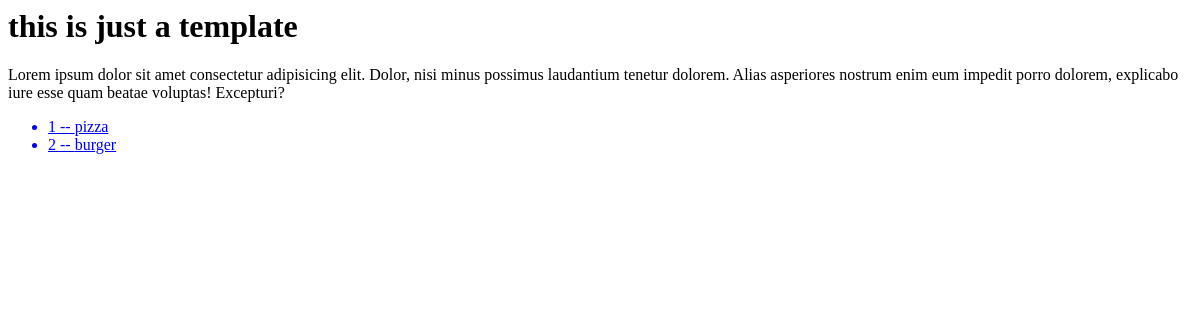
Page /food/ on the earlier database version.
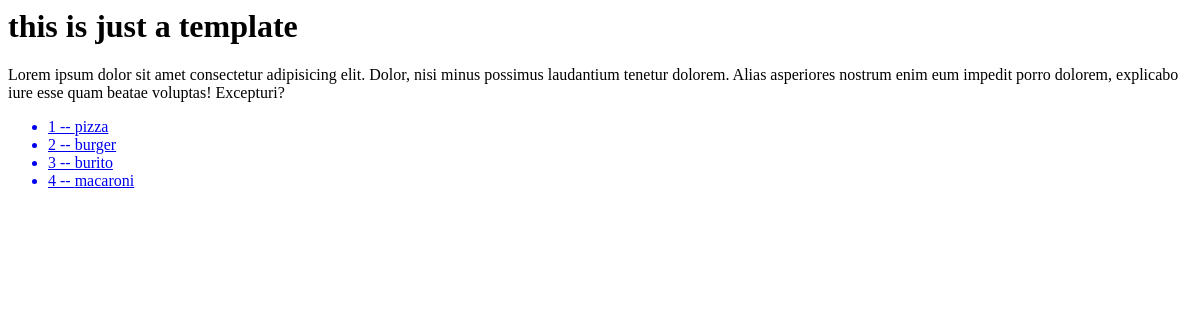
Same page on the later database version.
### food/models.py (models this page shows, shortened)
class Item(models.Model):
    item_name = models.CharField(max_length=200)
    item_desc = models.CharField(max_length=200)
    item_price = models.IntegerField()

### food/views.py (the view)
# urls.py: path('', views.index, name='index' ),
def index(request):
    item_list = Item.objects.all()
    context = {
        "item_list":item_list,
    }
    template = loader.get_template('food/index.html')
    return HttpResponse(template.render(context, request))

### food/templates/food/index.html
<h1>this is just a template</h1>
Lorem ipsum dolor sit amet consectetur adipisicing elit. Dolor, nisi minus
possimus laudantium tenetur dolorem. Alias asperiores nostrum enim eum impedit
porro dolorem, explicabo iure esse quam beatae voluptas! Excepturi?
<ul>
    {% for item in item_list %}
   <a href=" {% url 'details' item.id %} ">
    <li>{{item.id}} -- {{item.item_name}}</li>
   </a>
    {% endfor %}
</ul>

Differences in the rows shown:
added Item: id "3", item_name "burito"
added Item: id "4", item_name "macaroni"
